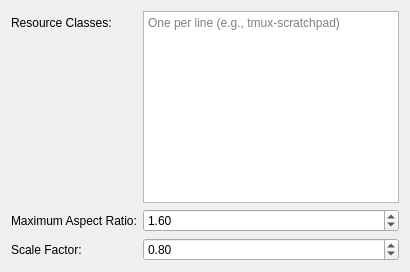
<?xml version="1.0" encoding="UTF-8"?>
<ui version="4.0">
 <class>KWinScriptSettings</class>
 <widget class="QWidget" name="KWinScriptSettings">
  <layout class="QFormLayout" name="formLayout">
   <item row="0" column="0">
    <widget class="QLabel" name="label_resourceClasses">
     <property name="text">
      <string>Resource Classes:</string>
     </property>
    </widget>
   </item>
   <item row="0" column="1">
    <widget class="QPlainTextEdit" name="kcfg_resourceClasses">
     <property name="placeholderText">
      <string>One per line (e.g., tmux-scratchpad)</string>
     </property>
     <property name="maximumHeight">
      <number>100</number>
     </property>
    </widget>
   </item>
   <item row="1" column="0">
    <widget class="QLabel" name="label_maxAspect">
     <property name="text">
      <string>Maximum Aspect Ratio:</string>
     </property>
    </widget>
   </item>
   <item row="1" column="1">
    <widget class="QDoubleSpinBox" name="kcfg_maxAspect">
     <property name="minimum">
      <double>1.0</double>
     </property>
     <property name="maximum">
      <double>5.0</double>
     </property>
     <property name="singleStep">
      <double>0.1</double>
     </property>
     <property name="value">
      <double>1.6</double>
     </property>
    </widget>
   </item>
   <item row="2" column="0">
    <widget class="QLabel" name="label_scaleFactor">
     <property name="text">
      <string>Scale Factor:</string>
     </property>
    </widget>
   </item>
   <item row="2" column="1">
    <widget class="QDoubleSpinBox" name="kcfg_scaleFactor">
     <property name="minimum">
      <double>0.1</double>
     </property>
     <property name="maximum">
      <double>1.0</double>
     </property>
     <property name="singleStep">
      <double>0.05</double>
     </property>
     <property name="value">
      <double>0.8</double>
     </property>
    </widget>
   </item>
  </layout>
 </widget>
 <resources/>
 <connections/>
</ui>
